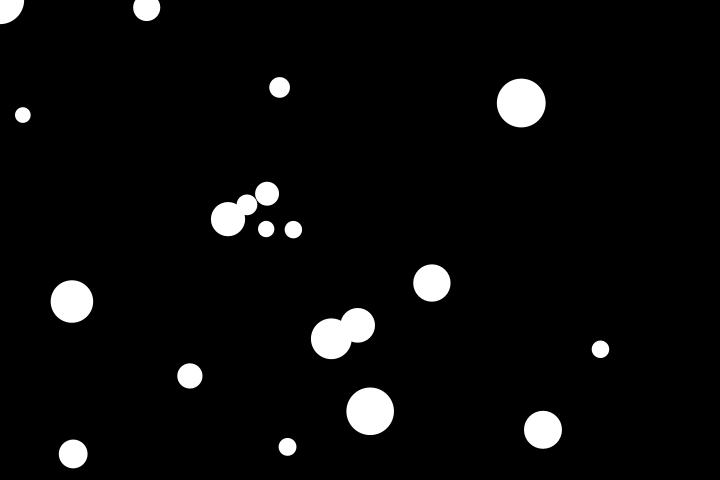
Frame 1 (no input)
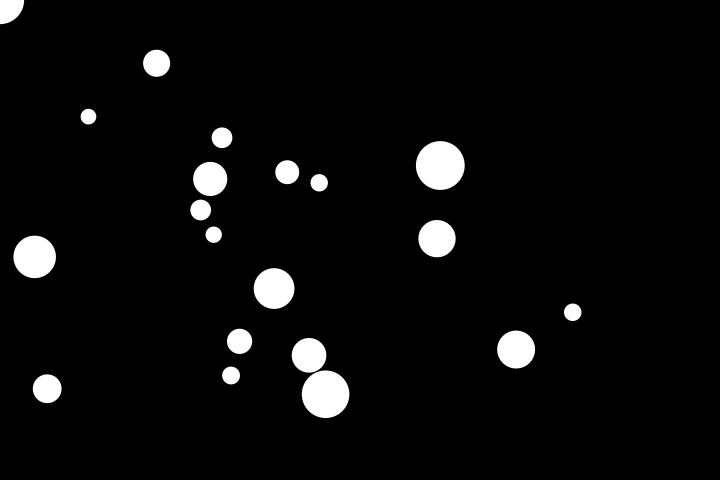
Frame 60 (the mouse pressed at the canvas centre just before this capture)
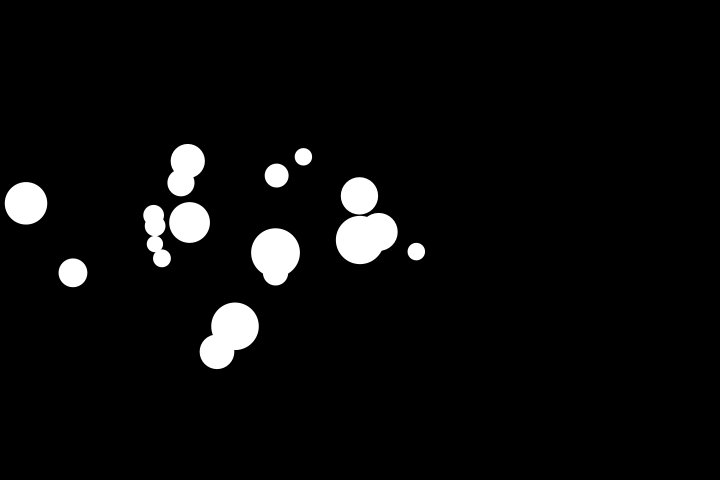
Frame 120 (the mouse held since frame 60 and released just before this capture)

The Processing sketch that drew these frames (run headless with seeded random() and noise(); from frame 60 on, the mouse is pressed at the canvas centre):

// Processing sketch: Clouds_sketch
// ── Clouds_sketch.pde
//language == processing

Cloud[] clouds = new Cloud[20];


void setup() {
    
    //Initialize Screen
    //fullScreen();
    size(720, 480);



    for (int i = 0; i < clouds.length; i++) {
        clouds[i] = new Cloud(new PVector(random(width) , random(height)), random(15,50), color(255));
    }

    clouds[0].c_static = true;
    noStroke();
}

void draw() {

    background(0);

    clouds[0].c_position.x = mouseX;
    clouds[0].c_position.y = mouseY;

    physicsCalc();


    for (int i = 0; i < clouds.length; i++) {
        clouds[i].draw();
    }
}


void physicsCalc() {
    calculate();

    for (int i = 0; i < clouds.length; i++) {
        clouds[i].move();
    }
}

void calculate() {
    //calculate cloud
    float speed = -0.0001f;
    float damp = .5f;
    for (int i = 0; i < clouds.length; i++) {
        //Per cloud
        if(clouds[i].c_static) {
            clouds[i].c_acceleration = new PVector();
            clouds[i].c_velocity = new PVector();
        } else {
            PVector t_acceleration = new PVector();
            for(int j = i+1;j < clouds.length; j++) {
                //To all other clouds
                if (i != j) {
                    t_acceleration = PVector.mult(PVector.add(t_acceleration, PVector.mult(PVector.sub(clouds[i].c_position, clouds[j].c_position), speed)), damp);
                }
            }
            clouds[i].c_acceleration = t_acceleration;
            //apply forces
            clouds[i].c_velocity = PVector.add(clouds[i].c_velocity, clouds[i].c_acceleration);
        }
    }
}
// ── Cloud.pde
//language == processing

class Cloud {
    
    boolean c_static;

    private float c_radius;
    private float c_gFalloff;
    
    private PVector c_acceleration;
    private PVector c_position;
    private PVector c_velocity;
    private PVector c_gravity;

    private color c_color;
    
    //Constructor
    public Cloud(PVector t_position, float t_radius, color t_color) {
        this.c_position = t_position;
        this.c_radius = t_radius;
        this.c_color = t_color;
        this.c_acceleration = new PVector();
        this.c_velocity = new PVector(random(-1, 1), random(-1, 1));
        this.c_gravity = new PVector();

        this.c_static = false;
    }
    
    private float c_gFalloff(float x) {
        return x;
    }
    
    public void draw () {
        //draw cloud
        fill(c_color);
        ellipse(c_position.x, c_position.y, c_radius, c_radius);
    }
    
    public void move() {
        //move cloud
        c_position = PVector.add(c_position, c_velocity);
    }
}
// ── FloatVector.pde
//language == processing

class FloatVector {

    private float x;
    private float y;

    public FloatVector(float _x, float _y) {
        this.x = _x;
        this.y = _y;

    }

    public FloatVector mul(FloatVector other) {
        return new FloatVector(this.x * other.x, this.y * other.y);
    }
    public FloatVector mul(float other) {
        return new FloatVector(this.x * other, this.y * other);
    }


    public FloatVector div(FloatVector other) {
        return new FloatVector(this.x / other.x, this.y / other.y);
    }


    public FloatVector add(FloatVector other) {
        return new FloatVector(this.x + other.x, this.y + other.y);
    }


    public FloatVector sub(FloatVector other) {
        return new FloatVector(this.x - other.x, this.y - other.y);
    }


    public float dist(FloatVector other) {
        return (float) Math.sqrt(Math.pow(this.x - other.x, 2) + Math.pow(this.y - other.y, 2));
    }
}
